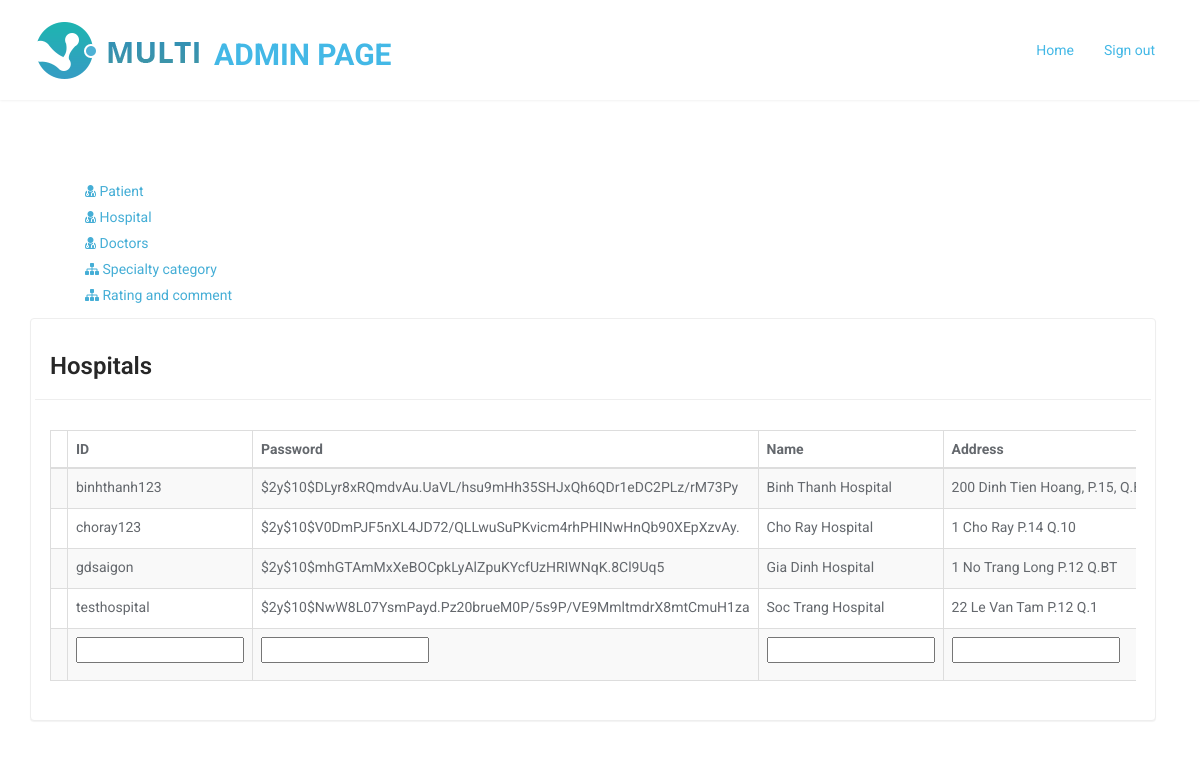
The page /view-hospital.php (signed in) on the database its author committed.
### tables this page shows
CREATE TABLE `hospital` (
  `id` varchar(50) NOT NULL,
  `password` varchar(255) NOT NULL,
  `name` varchar(255) NOT NULL,
  `address` varchar(100) NOT NULL,
  `hospital_admin_name` varchar(50) NOT NULL,
  `hospital_admin_email` varchar(20) NOT NULL,
  `status` varchar(20) NOT NULL DEFAULT 'Active',
  `doctorid` varchar(255) NOT NULL
);

### ppl-core.php (called while the page is built, shortened)
<?php
function template( $file, $args ) {
	if ( is_array( $args ) ) {
		extract( $args );
	}
	include $file;
	return ob_get_clean();
}
function return_sql($sql){
	$link = mysqli_connect('localhost', 'root', '');
	$result = mysqli_query($link,$sql);
	$data=array();
	$index=0;
	while ($list = mysqli_fetch_assoc($result)) {
		$data[$index]=$list;
		$index++;
	}
return $data;
}
function create_table($querry){
	include 'ppl-table.php';
}

### view-hospital-app.php (called while the page is built)
<?php
include_once 'ppl-core.php';
create_table('SELECT * FROM hospital');

### view-template.php (the view, shortened to what this page needs)
<?php
if ( isset( $email ) ) {
	?>
    <tr class="odd gradeX" id="row<?php echo $id; ?>">
        <td id="id_val<?php echo $id; ?>"><?php echo $id; ?></td>
        <td id="lname_val<?php echo $id; ?>"><?php echo $lname; ?></td>
        <td id="fname_val<?php echo $id; ?>"><?php echo $fname; ?></td>
        <td id="gender_val<?php echo $id; ?>"><?php echo $gender; ?></td>
        <td id="email_val<?php echo $id; ?>"><?php echo $email; ?></td>
        <td id="password_val<?php echo $id; ?>"><?php echo $password; ?></td>
        <td id="address_val<?php echo $id; ?>"><?php echo $address; ?></td>
        <td id="lang_val<?php echo $id; ?>"><?php echo $lang; ?></td>
        <td id="status_val<?php echo $id; ?>"><?php echo $status; ?></td>
        <td class="center">
            <div class="btn-group-xs">
                <button title="Edit" type="button" class="btn btn-xs btn-primary" id="edit_button<?php echo $id; ?>"
                        onclick="edit_row('<?php echo $id; ?>');"><i
                            class="fa fa-edit"></i></button>
                <button title="Save" type="button" style="display:none;" class="btn btn-xs btn-primary"
                        id="save_button<?php echo $id; ?>"
                        onclick="save_row('<?php echo $id; ?>');"><i
                            class="fa fa-save"></i></button>
                <button title="Delete" type="button" class="btn btn-xs btn-danger" id="delete_button<?php echo $id; ?>"
                        onclick="delete_row('<?php echo $id; ?>');"><i
                            class="fa fa-trash"></i></button>
				<?php if ( $status === 'Deactive' ) {
					?>
                    <button title="Active" style="display:inline-block;" type="button" class=" btn btn-xs btn-warning"
                            id="active_button<?php echo $id; ?>"
                            onclick="active_row('<?php echo $id; ?>');"><i
                                class="fa fa-check"></i></button>
					<?php
				} else {
				?>
                <button title="Deactive" type="button" class=" btn btn-xs btn-warning"
                        id="deactive_button<?php echo $id; ?>"
                        onclick="deactive_row('<?php echo $id; ?>');"><i
                            class="fa fa-ban"></i>
					<?php } ?>
            </div>
        </td>
    </tr>
<?php } else if ( isset( $hospital_admin_name ) ) { ?>
    <tr class="odd gradeX" id="row<?php echo $id; ?>">
        <td></td>
        <td id="id_val<?php echo $id; ?>"><?php echo $id; ?></td>
        <td id="password_val<?php echo $id; ?>"><?php echo $password; ?></td>
        <td id="name_val<?php echo $id; ?>"><?php echo $name; ?></td>
        <td id="address_val<?php echo $id; ?>"><?php echo $address; ?></td>
    </tr>
<?php }

### ppl-table.php
<?php
$file   = 'view-template.php';
$output = '';
$data =return_sql($GLOBALS['table_sql']);
?>
<?php
foreach ( $data as $row ) {
	$output .= template( $file, $row );
}
print $output; ?>

### css/main.css (style rules this page uses)
table tr { opacity: 1; -webkit-transition: opacity 1000ms linear; transition: opacity 1000ms linear; }
.table-fit td { white-space: nowrap; width:1%; }
body { padding-top: 100px; background: #fff; font-family: 'Roboto', sans-serif; font-weight: 400; color: #64686d; line-height: 26px; }

### rows shown on the page
hospital: id "binhthanh123", password "$2y$10$DLyr8xRQmdvAu.UaVL/hsu9mHh35SHJxQh6QDr1eDC2PLz/rM73Py", name "Binh Thanh Hospital", address "200 Dinh Tien Hoang, P.15,…"
hospital: id "choray123", password "$2y$10$V0DmPJF5nXL4JD72/QLLwuSuPKvicm4rhPHINwHnQb90XEpXzvAy.", name "Cho Ray Hospital", address "1 Cho Ray P.14 Q.10"
hospital: id "gdsaigon", password "$2y$10$mhGTAmMxXeBOCpkLyAlZpuKYcfUzHRIWNqK.8Cl9Uq5", name "Gia Dinh Hospital", address "1 No Trang Long P.12 Q.BT"
hospital: id "testhospital", password "$2y$10$NwW8L07YsmPayd.Pz20brueM0P/5s9P/VE9MmltmdrX8mtCmuH1za", name "Soc Trang Hospital", address "22 Le Van Tam P.12 Q.1"
